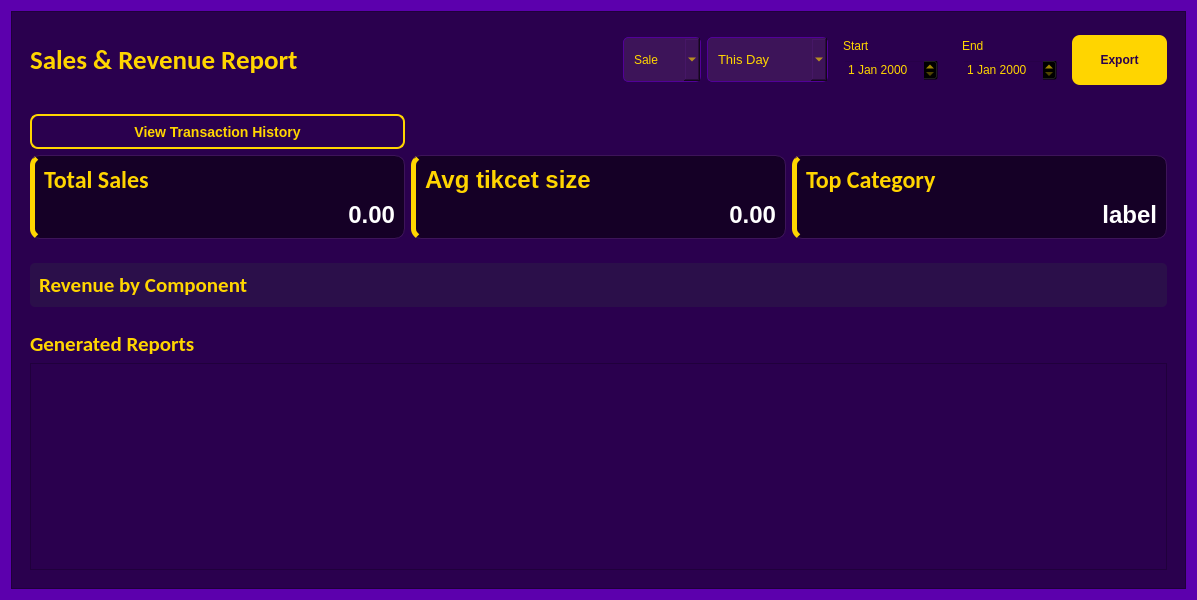
<?xml version="1.0" encoding="UTF-8"?>
<ui version="4.0">
 <class>Form</class>
 <widget class="QWidget" name="Form">
  <property name="geometry">
   <rect>
    <x>0</x>
    <y>0</y>
    <width>1197</width>
    <height>600</height>
   </rect>
  </property>
  <property name="palette">
   <palette>
    <active>
     <colorrole role="WindowText">
      <brush brushstyle="SolidPattern">
       <color alpha="255">
        <red>0</red>
        <green>0</green>
        <blue>0</blue>
       </color>
      </brush>
     </colorrole>
     <colorrole role="Button">
      <brush brushstyle="SolidPattern">
       <color alpha="255">
        <red>92</red>
        <green>0</green>
        <blue>173</blue>
       </color>
      </brush>
     </colorrole>
     <colorrole role="Light">
      <brush brushstyle="SolidPattern">
       <color alpha="255">
        <red>138</red>
        <green>4</green>
        <blue>255</blue>
       </color>
      </brush>
     </colorrole>
     <colorrole role="Midlight">
      <brush brushstyle="SolidPattern">
       <color alpha="255">
        <red>115</red>
        <green>2</green>
        <blue>214</blue>
       </color>
      </brush>
     </colorrole>
     <colorrole role="Dark">
      <brush brushstyle="SolidPattern">
       <color alpha="255">
        <red>46</red>
        <green>0</green>
        <blue>86</blue>
       </color>
      </brush>
     </colorrole>
     <colorrole role="Mid">
      <brush brushstyle="SolidPattern">
       <color alpha="255">
        <red>61</red>
        <green>0</green>
        <blue>115</blue>
       </color>
      </brush>
     </colorrole>
     <colorrole role="Text">
      <brush brushstyle="SolidPattern">
       <color alpha="255">
        <red>0</red>
        <green>0</green>
        <blue>0</blue>
       </color>
      </brush>
     </colorrole>
     <colorrole role="BrightText">
      <brush brushstyle="SolidPattern">
       <color alpha="255">
        <red>255</red>
        <green>255</green>
        <blue>255</blue>
       </color>
      </brush>
     </colorrole>
     <colorrole role="ButtonText">
      <brush brushstyle="SolidPattern">
       <color alpha="255">
        <red>0</red>
        <green>0</green>
        <blue>0</blue>
       </color>
      </brush>
     </colorrole>
     <colorrole role="Base">
      <brush brushstyle="SolidPattern">
       <color alpha="255">
        <red>255</red>
        <green>255</green>
        <blue>255</blue>
       </color>
      </brush>
     </colorrole>
     <colorrole role="Window">
      <brush brushstyle="SolidPattern">
       <color alpha="255">
        <red>92</red>
        <green>0</green>
        <blue>173</blue>
       </color>
      </brush>
     </colorrole>
     <colorrole role="Shadow">
      <brush brushstyle="SolidPattern">
       <color alpha="255">
        <red>0</red>
        <green>0</green>
        <blue>0</blue>
       </color>
      </brush>
     </colorrole>
     <colorrole role="AlternateBase">
      <brush brushstyle="SolidPattern">
       <color alpha="255">
        <red>173</red>
        <green>127</green>
        <blue>214</blue>
       </color>
      </brush>
     </colorrole>
     <colorrole role="ToolTipBase">
      <brush brushstyle="SolidPattern">
       <color alpha="255">
        <red>255</red>
        <green>255</green>
        <blue>220</blue>
       </color>
      </brush>
     </colorrole>
     <colorrole role="ToolTipText">
      <brush brushstyle="SolidPattern">
       <color alpha="255">
        <red>0</red>
        <green>0</green>
        <blue>0</blue>
       </color>
      </brush>
     </colorrole>
     <colorrole role="PlaceholderText">
      <brush brushstyle="SolidPattern">
       <color alpha="127">
        <red>0</red>
        <green>0</green>
        <blue>0</blue>
       </color>
      </brush>
     </colorrole>
     <colorrole role="Accent">
      <brush brushstyle="SolidPattern">
       <color alpha="255">
        <red>255</red>
        <green>255</green>
        <blue>255</blue>
       </color>
      </brush>
     </colorrole>
    </active>
    <inactive>
     <colorrole role="WindowText">
      <brush brushstyle="SolidPattern">
       <color alpha="255">
        <red>0</red>
        <green>0</green>
        <blue>0</blue>
       </color>
      </brush>
     </colorrole>
     <colorrole role="Button">
      <brush brushstyle="SolidPattern">
       <color alpha="255">
        <red>92</red>
        <green>0</green>
        <blue>173</blue>
       </color>
      </brush>
     </colorrole>
     <colorrole role="Light">
      <brush brushstyle="SolidPattern">
       <color alpha="255">
        <red>138</red>
        <green>4</green>
        <blue>255</blue>
       </color>
      </brush>
     </colorrole>
     <colorrole role="Midlight">
      <brush brushstyle="SolidPattern">
       <color alpha="255">
        <red>115</red>
        <green>2</green>
        <blue>214</blue>
       </color>
      </brush>
     </colorrole>
     <colorrole role="Dark">
      <brush brushstyle="SolidPattern">
       <color alpha="255">
        <red>46</red>
        <green>0</green>
        <blue>86</blue>
       </color>
      </brush>
     </colorrole>
     <colorrole role="Mid">
      <brush brushstyle="SolidPattern">
       <color alpha="255">
        <red>61</red>
        <green>0</green>
        <blue>115</blue>
       </color>
      </brush>
     </colorrole>
     <colorrole role="Text">
      <brush brushstyle="SolidPattern">
       <color alpha="255">
        <red>0</red>
        <green>0</green>
        <blue>0</blue>
       </color>
      </brush>
     </colorrole>
     <colorrole role="BrightText">
      <brush brushstyle="SolidPattern">
       <color alpha="255">
        <red>255</red>
        <green>255</green>
        <blue>255</blue>
       </color>
      </brush>
     </colorrole>
     <colorrole role="ButtonText">
      <brush brushstyle="SolidPattern">
       <color alpha="255">
        <red>0</red>
        <green>0</green>
        <blue>0</blue>
       </color>
      </brush>
     </colorrole>
     <colorrole role="Base">
      <brush brushstyle="SolidPattern">
       <color alpha="255">
        <red>255</red>
        <green>255</green>
        <blue>255</blue>
       </color>
      </brush>
     </colorrole>
     <colorrole role="Window">
      <brush brushstyle="SolidPattern">
       <color alpha="255">
        <red>92</red>
        <green>0</green>
        <blue>173</blue>
       </color>
      </brush>
     </colorrole>
     <colorrole role="Shadow">
      <brush brushstyle="SolidPattern">
       <color alpha="255">
        <red>0</red>
        <green>0</green>
        <blue>0</blue>
       </color>
      </brush>
     </colorrole>
     <colorrole role="AlternateBase">
      <brush brushstyle="SolidPattern">
       <color alpha="255">
        <red>173</red>
        <green>127</green>
        <blue>214</blue>
       </color>
      </brush>
     </colorrole>
     <colorrole role="ToolTipBase">
      <brush brushstyle="SolidPattern">
       <color alpha="255">
        <red>255</red>
        <green>255</green>
        <blue>220</blue>
       </color>
      </brush>
     </colorrole>
     <colorrole role="ToolTipText">
      <brush brushstyle="SolidPattern">
       <color alpha="255">
        <red>0</red>
        <green>0</green>
        <blue>0</blue>
       </color>
      </brush>
     </colorrole>
     <colorrole role="PlaceholderText">
      <brush brushstyle="SolidPattern">
       <color alpha="127">
        <red>0</red>
        <green>0</green>
        <blue>0</blue>
       </color>
      </brush>
     </colorrole>
     <colorrole role="Accent">
      <brush brushstyle="SolidPattern">
       <color alpha="255">
        <red>255</red>
        <green>255</green>
        <blue>255</blue>
       </color>
      </brush>
     </colorrole>
    </inactive>
    <disabled>
     <colorrole role="WindowText">
      <brush brushstyle="SolidPattern">
       <color alpha="255">
        <red>46</red>
        <green>0</green>
        <blue>86</blue>
       </color>
      </brush>
     </colorrole>
     <colorrole role="Button">
      <brush brushstyle="SolidPattern">
       <color alpha="255">
        <red>92</red>
        <green>0</green>
        <blue>173</blue>
       </color>
      </brush>
     </colorrole>
     <colorrole role="Light">
      <brush brushstyle="SolidPattern">
       <color alpha="255">
        <red>138</red>
        <green>4</green>
        <blue>255</blue>
       </color>
      </brush>
     </colorrole>
     <colorrole role="Midlight">
      <brush brushstyle="SolidPattern">
       <color alpha="255">
        <red>115</red>
        <green>2</green>
        <blue>214</blue>
       </color>
      </brush>
     </colorrole>
     <colorrole role="Dark">
      <brush brushstyle="SolidPattern">
       <color alpha="255">
        <red>46</red>
        <green>0</green>
        <blue>86</blue>
       </color>
      </brush>
     </colorrole>
     <colorrole role="Mid">
      <brush brushstyle="SolidPattern">
       <color alpha="255">
        <red>61</red>
        <green>0</green>
        <blue>115</blue>
       </color>
      </brush>
     </colorrole>
     <colorrole role="Text">
      <brush brushstyle="SolidPattern">
       <color alpha="255">
        <red>46</red>
        <green>0</green>
        <blue>86</blue>
       </color>
      </brush>
     </colorrole>
     <colorrole role="BrightText">
      <brush brushstyle="SolidPattern">
       <color alpha="255">
        <red>255</red>
        <green>255</green>
        <blue>255</blue>
       </color>
      </brush>
     </colorrole>
     <colorrole role="ButtonText">
      <brush brushstyle="SolidPattern">
       <color alpha="255">
        <red>46</red>
        <green>0</green>
        <blue>86</blue>
       </color>
      </brush>
     </colorrole>
     <colorrole role="Base">
      <brush brushstyle="SolidPattern">
       <color alpha="255">
        <red>92</red>
        <green>0</green>
        <blue>173</blue>
       </color>
      </brush>
     </colorrole>
     <colorrole role="Window">
      <brush brushstyle="SolidPattern">
       <color alpha="255">
        <red>92</red>
        <green>0</green>
        <blue>173</blue>
       </color>
      </brush>
     </colorrole>
     <colorrole role="Shadow">
      <brush brushstyle="SolidPattern">
       <color alpha="255">
        <red>0</red>
        <green>0</green>
        <blue>0</blue>
       </color>
      </brush>
     </colorrole>
     <colorrole role="AlternateBase">
      <brush brushstyle="SolidPattern">
       <color alpha="255">
        <red>173</red>
        <green>127</green>
        <blue>214</blue>
       </color>
      </brush>
     </colorrole>
     <colorrole role="ToolTipBase">
      <brush brushstyle="SolidPattern">
       <color alpha="255">
        <red>255</red>
        <green>255</green>
        <blue>220</blue>
       </color>
      </brush>
     </colorrole>
     <colorrole role="ToolTipText">
      <brush brushstyle="SolidPattern">
       <color alpha="255">
        <red>0</red>
        <green>0</green>
        <blue>0</blue>
       </color>
      </brush>
     </colorrole>
     <colorrole role="PlaceholderText">
      <brush brushstyle="SolidPattern">
       <color alpha="127">
        <red>46</red>
        <green>0</green>
        <blue>86</blue>
       </color>
      </brush>
     </colorrole>
     <colorrole role="Accent">
      <brush brushstyle="SolidPattern">
       <color alpha="255">
        <red>120</red>
        <green>0</green>
        <blue>225</blue>
       </color>
      </brush>
     </colorrole>
    </disabled>
   </palette>
  </property>
  <property name="windowTitle">
   <string>Form</string>
  </property>
  <layout class="QHBoxLayout" name="horizontalLayout">
   <item>
    <widget class="QFrame" name="sale_reportBody">
     <property name="styleSheet">
      <string notr="true">background-color: #2A004E;</string>
     </property>
     <property name="frameShape">
      <enum>QFrame::Shape::StyledPanel</enum>
     </property>
     <property name="frameShadow">
      <enum>QFrame::Shadow::Raised</enum>
     </property>
     <layout class="QVBoxLayout" name="verticalLayout">
      <item>
       <widget class="QFrame" name="header">
        <property name="frameShape">
         <enum>QFrame::Shape::NoFrame</enum>
        </property>
        <property name="frameShadow">
         <enum>QFrame::Shadow::Raised</enum>
        </property>
        <layout class="QHBoxLayout" name="horizontalLayout_2">
         <item>
          <widget class="QLabel" name="label">
           <property name="font">
            <font>
             <family>Calibri</family>
             <pointsize>20</pointsize>
             <bold>true</bold>
            </font>
           </property>
           <property name="styleSheet">
            <string notr="true">color:#FFD500</string>
           </property>
           <property name="text">
            <string>Sales &amp; Revenue Report</string>
           </property>
          </widget>
         </item>
         <item>
          <spacer name="horizontalSpacer">
           <property name="orientation">
            <enum>Qt::Orientation::Horizontal</enum>
           </property>
           <property name="sizeHint" stdset="0">
            <size>
             <width>559</width>
             <height>20</height>
            </size>
           </property>
          </spacer>
         </item>
         <item>
          <widget class="QComboBox" name="combo_category">
           <property name="minimumSize">
            <size>
             <width>0</width>
             <height>45</height>
            </size>
           </property>
           <property name="styleSheet">
            <string notr="true">QComboBox#combo_category{
    background-color: #3D1459;
    color: #FFD500;
    border-radius: 5px;
    border: 1px solid #520099;
    padding: 5px;
    padding-left: 10px;
}</string>
           </property>
           <item>
            <property name="text">
             <string>Sale</string>
            </property>
           </item>
           <item>
            <property name="text">
             <string>Product</string>
            </property>
           </item>
          </widget>
         </item>
         <item>
          <widget class="QComboBox" name="combo_period">
           <property name="minimumSize">
            <size>
             <width>0</width>
             <height>45</height>
            </size>
           </property>
           <property name="font">
            <font>
             <family>Segoe UI</family>
             <pointsize>10</pointsize>
            </font>
           </property>
           <property name="styleSheet">
            <string notr="true">QComboBox#combo_period{
    background-color: #3D1459;
    color: #FFD500;
    border-radius: 5px;
    border: 1px solid #520099;
    padding: 5px;
    padding-left: 10px;
}</string>
           </property>
           <property name="currentIndex">
            <number>0</number>
           </property>
           <property name="iconSize">
            <size>
             <width>16</width>
             <height>16</height>
            </size>
           </property>
           <property name="frame">
            <bool>true</bool>
           </property>
           <item>
            <property name="text">
             <string>This Day</string>
            </property>
           </item>
           <item>
            <property name="text">
             <string>This Week</string>
            </property>
           </item>
           <item>
            <property name="text">
             <string>This Month</string>
            </property>
           </item>
           <item>
            <property name="text">
             <string>Full Report</string>
            </property>
           </item>
           <item>
            <property name="text">
             <string>Custom Range</string>
            </property>
           </item>
          </widget>
         </item>
         <item>
          <widget class="QFrame" name="frame">
           <property name="frameShape">
            <enum>QFrame::Shape::NoFrame</enum>
           </property>
           <property name="frameShadow">
            <enum>QFrame::Shadow::Plain</enum>
           </property>
           <layout class="QVBoxLayout" name="verticalLayout_2">
            <item>
             <widget class="QLabel" name="label_3">
              <property name="styleSheet">
               <string notr="true">color:#ffd500;</string>
              </property>
              <property name="text">
               <string>Start</string>
              </property>
             </widget>
            </item>
            <item>
             <widget class="QDateEdit" name="date_start">
              <property name="maximumSize">
               <size>
                <width>111</width>
                <height>16777215</height>
               </size>
              </property>
              <property name="styleSheet">
               <string notr="true">background: transparent;
color:#ffd500;</string>
              </property>
              <property name="frame">
               <bool>true</bool>
              </property>
              <property name="calendarPopup">
               <bool>false</bool>
              </property>
             </widget>
            </item>
           </layout>
          </widget>
         </item>
         <item>
          <widget class="QFrame" name="frame_3">
           <property name="frameShape">
            <enum>QFrame::Shape::NoFrame</enum>
           </property>
           <property name="frameShadow">
            <enum>QFrame::Shadow::Plain</enum>
           </property>
           <layout class="QVBoxLayout" name="verticalLayout_9">
            <item>
             <widget class="QLabel" name="label_4">
              <property name="styleSheet">
               <string notr="true">color:#ffd500;</string>
              </property>
              <property name="text">
               <string>End</string>
              </property>
             </widget>
            </item>
            <item>
             <widget class="QDateEdit" name="date_end">
              <property name="styleSheet">
               <string notr="true">background: transparent;
color:#ffd500;</string>
              </property>
              <property name="buttonSymbols">
               <enum>QAbstractSpinBox::ButtonSymbols::UpDownArrows</enum>
              </property>
              <property name="currentSection">
               <enum>QDateTimeEdit::Section::DaySection</enum>
              </property>
              <property name="calendarPopup">
               <bool>false</bool>
              </property>
             </widget>
            </item>
           </layout>
          </widget>
         </item>
         <item>
          <widget class="QPushButton" name="btn_export">
           <property name="minimumSize">
            <size>
             <width>95</width>
             <height>50</height>
            </size>
           </property>
           <property name="baseSize">
            <size>
             <width>0</width>
             <height>0</height>
            </size>
           </property>
           <property name="font">
            <font>
             <pointsize>-1</pointsize>
             <bold>true</bold>
            </font>
           </property>
           <property name="styleSheet">
            <string notr="true">QPushButton#btn_export {
    background-color: #FFD500;
    color: #2A004E;
    border-radius: 8px;
    font-weight: bold;
    font-size: 12px;
    border: none;
    padding: 10px 20px;
}

QPushButton#btn_export:hover {
    background-color: #E6C200; 
}

QPushButton#btn_export:pressed {
    background-color: #CCAC00; 
}</string>
           </property>
           <property name="text">
            <string>Export</string>
           </property>
           <property name="icon">
            <iconset>
             <normaloff>../assets/FileExport.svg</normaloff>../assets/FileExport.svg</iconset>
           </property>
          </widget>
         </item>
        </layout>
       </widget>
      </item>
      <item>
       <widget class="QFrame" name="card">
        <property name="frameShape">
         <enum>QFrame::Shape::NoFrame</enum>
        </property>
        <property name="frameShadow">
         <enum>QFrame::Shadow::Raised</enum>
        </property>
        <layout class="QGridLayout" name="gridLayout_Cards">
         <item row="0" column="0">
          <widget class="QPushButton" name="btn_transactionHistory">
           <property name="minimumSize">
            <size>
             <width>0</width>
             <height>35</height>
            </size>
           </property>
           <property name="maximumSize">
            <size>
             <width>16777215</width>
             <height>16777215</height>
            </size>
           </property>
           <property name="cursor">
            <cursorShape>PointingHandCursor</cursorShape>
           </property>
           <property name="styleSheet">
            <string notr="true">QPushButton#btn_transactionHistory {
	background-color: transparent;
	color: #FFD500;
	border: 2px solid #FFD500;
	border-radius: 8px;
	font-weight: bold;
	font-size: 14px;
}
QPushButton#btn_transactionHistory:hover {
	background-color: #3D1459;
}
QPushButton#btn_transactionHistory:pressed {
	background-color: #FFD500;
	color: #2A004E;
}</string>
           </property>
           <property name="text">
            <string>View Transaction History</string>
           </property>
           <property name="icon">
            <iconset>
             <normaloff>../assets/history_icon.svg</normaloff>../assets/history_icon.svg</iconset>
           </property>
          </widget>
         </item>
         <item row="1" column="0">
          <widget class="QFrame" name="Total_sales">
           <property name="styleSheet">
            <string notr="true">
QFrame#Total_sales {
    background-color: #150026;   
    border-radius: 10px;         
    border-left: 5px solid #FFD500; 
    border-top: 1px solid #3D1459;  
    border-right: 1px solid #3D1459;
    border-bottom: 1px solid #3D1459;
}


QLabel#title1 {
    color: #FFD500;             
    font-weight: bold; /* Readable size */
    background-color: transparent;
}


QLabel#lbl_revenue {
    color: #FFFFFF;            
    font-size: 24px;            
    font-weight: bold;
    background-color: transparent;
}</string>
           </property>
           <property name="frameShape">
            <enum>QFrame::Shape::StyledPanel</enum>
           </property>
           <property name="frameShadow">
            <enum>QFrame::Shadow::Raised</enum>
           </property>
           <layout class="QVBoxLayout" name="verticalLayout_3">
            <item>
             <widget class="QLabel" name="title1">
              <property name="font">
               <font>
                <family>Calibri</family>
                <pointsize>18</pointsize>
                <bold>true</bold>
               </font>
              </property>
              <property name="styleSheet">
               <string notr="true"/>
              </property>
              <property name="text">
               <string>Total Sales</string>
              </property>
             </widget>
            </item>
            <item>
             <widget class="QLabel" name="lbl_revenue">
              <property name="font">
               <font>
                <pointsize>-1</pointsize>
                <bold>true</bold>
               </font>
              </property>
              <property name="styleSheet">
               <string notr="true"/>
              </property>
              <property name="text">
               <string>0.00</string>
              </property>
              <property name="alignment">
               <set>Qt::AlignmentFlag::AlignRight|Qt::AlignmentFlag::AlignTrailing|Qt::AlignmentFlag::AlignVCenter</set>
              </property>
             </widget>
            </item>
           </layout>
          </widget>
         </item>
         <item row="1" column="1">
          <widget class="QFrame" name="Average">
           <property name="styleSheet">
            <string notr="true">
QFrame#Average {
    background-color: #150026;   
    border-radius: 10px;         
    border-left: 5px solid #FFD500; 
    border-top: 1px solid #3D1459;  
    border-right: 1px solid #3D1459;
    border-bottom: 1px solid #3D1459;
}


QLabel#title2 {
    color: #FFD500;             
    font-weight: bold; 
    background-color: transparent;
}


QLabel#lbl_ticket {
    color: #FFFFFF;            
    font-size: 24px;            
    font-weight: bold;
    background-color: transparent;
}</string>
           </property>
           <property name="frameShape">
            <enum>QFrame::Shape::StyledPanel</enum>
           </property>
           <property name="frameShadow">
            <enum>QFrame::Shadow::Raised</enum>
           </property>
           <layout class="QVBoxLayout" name="verticalLayout_4">
            <item>
             <widget class="QLabel" name="title2">
              <property name="font">
               <font>
                <pointsize>18</pointsize>
                <bold>true</bold>
               </font>
              </property>
              <property name="text">
               <string>Avg tikcet size</string>
              </property>
             </widget>
            </item>
            <item>
             <widget class="QLabel" name="lbl_ticket">
              <property name="font">
               <font>
                <pointsize>-1</pointsize>
                <bold>true</bold>
               </font>
              </property>
              <property name="text">
               <string>0.00</string>
              </property>
              <property name="alignment">
               <set>Qt::AlignmentFlag::AlignRight|Qt::AlignmentFlag::AlignTrailing|Qt::AlignmentFlag::AlignVCenter</set>
              </property>
             </widget>
            </item>
           </layout>
          </widget>
         </item>
         <item row="1" column="2">
          <widget class="QFrame" name="Top_category">
           <property name="styleSheet">
            <string notr="true">
QFrame#Top_category {
    background-color: #150026;   
    border-radius: 10px;         
    border-left: 5px solid #FFD500; 
    border-top: 1px solid #3D1459;  
    border-right: 1px solid #3D1459;
    border-bottom: 1px solid #3D1459;
}


QLabel#title3 {
    color: #FFD500;             
    font-weight: bold; /* Readable size */
    background-color: transparent;
}


QLabel#lbl_category {
    color: #FFFFFF;            
    font-size: 24px;            
    font-weight: bold;
    background-color: transparent;
}</string>
           </property>
           <property name="frameShape">
            <enum>QFrame::Shape::StyledPanel</enum>
           </property>
           <property name="frameShadow">
            <enum>QFrame::Shadow::Raised</enum>
           </property>
           <layout class="QVBoxLayout" name="verticalLayout_5">
            <item>
             <widget class="QLabel" name="title3">
              <property name="font">
               <font>
                <family>Calibri</family>
                <pointsize>18</pointsize>
                <bold>true</bold>
               </font>
              </property>
              <property name="text">
               <string>Top Category</string>
              </property>
             </widget>
            </item>
            <item>
             <widget class="QLabel" name="lbl_category">
              <property name="font">
               <font>
                <pointsize>-1</pointsize>
                <bold>true</bold>
               </font>
              </property>
              <property name="text">
               <string>label</string>
              </property>
              <property name="alignment">
               <set>Qt::AlignmentFlag::AlignRight|Qt::AlignmentFlag::AlignTrailing|Qt::AlignmentFlag::AlignVCenter</set>
              </property>
             </widget>
            </item>
           </layout>
          </widget>
         </item>
        </layout>
       </widget>
      </item>
      <item>
       <widget class="QFrame" name="revenue">
        <property name="frameShape">
         <enum>QFrame::Shape::NoFrame</enum>
        </property>
        <property name="frameShadow">
         <enum>QFrame::Shadow::Plain</enum>
        </property>
        <layout class="QVBoxLayout" name="verticalLayout_6">
         <item>
          <widget class="QWidget" name="widget_chart_container" native="true">
           <property name="styleSheet">
            <string notr="true">background-color:#2B0F4A;
border-radius: 5px;</string>
           </property>
           <layout class="QVBoxLayout" name="verticalLayout_7">
            <item>
             <widget class="QLabel" name="header_rev">
              <property name="font">
               <font>
                <family>Calibri</family>
                <pointsize>16</pointsize>
                <bold>true</bold>
               </font>
              </property>
              <property name="styleSheet">
               <string notr="true">color:#FFD500;</string>
              </property>
              <property name="text">
               <string>Revenue by Component</string>
              </property>
             </widget>
            </item>
           </layout>
          </widget>
         </item>
        </layout>
       </widget>
      </item>
      <item>
       <widget class="QFrame" name="frame_2">
        <property name="frameShape">
         <enum>QFrame::Shape::NoFrame</enum>
        </property>
        <property name="frameShadow">
         <enum>QFrame::Shadow::Raised</enum>
        </property>
        <layout class="QVBoxLayout" name="verticalLayout_8">
         <item>
          <widget class="QLabel" name="label_2">
           <property name="font">
            <font>
             <family>Calibri</family>
             <pointsize>16</pointsize>
             <bold>true</bold>
            </font>
           </property>
           <property name="styleSheet">
            <string notr="true">color:#FFD500;</string>
           </property>
           <property name="text">
            <string>Generated Reports</string>
           </property>
          </widget>
         </item>
         <item>
          <widget class="QTableWidget" name="table_reports">
           <attribute name="verticalHeaderVisible">
            <bool>false</bool>
           </attribute>
          </widget>
         </item>
        </layout>
       </widget>
      </item>
     </layout>
    </widget>
   </item>
  </layout>
 </widget>
 <resources/>
 <connections/>
</ui>
